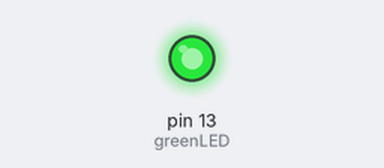
Recording of a sketch running on a simulated Arduino Uno, built with avr-gcc and run on an emulated ATmega328P. Parts: output pins drawn as LEDs (lit = HIGH).

Above: at 1.0 s.
At 3.0 s:
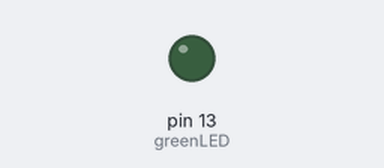
Timing chart, 0 to 5.2 s (numbered marks = the images above):
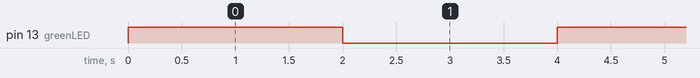

The sketch:

Week7_2_PES2UG19CS451.ino
```cpp
int delayTime = 2000;
int greenLED = 13;
void setup() {

	pinMode(greenLED, OUTPUT);

}

void loop() {

	digitalWrite(greenLED, HIGH);
	delay(delayTime);
	digitalWrite(greenLED, LOW);
	delay(delayTime);

}
```

Measured:
- by itself, pin 13 (greenLED): alternates HIGH for 2.0 s and LOW for 2.0 s
